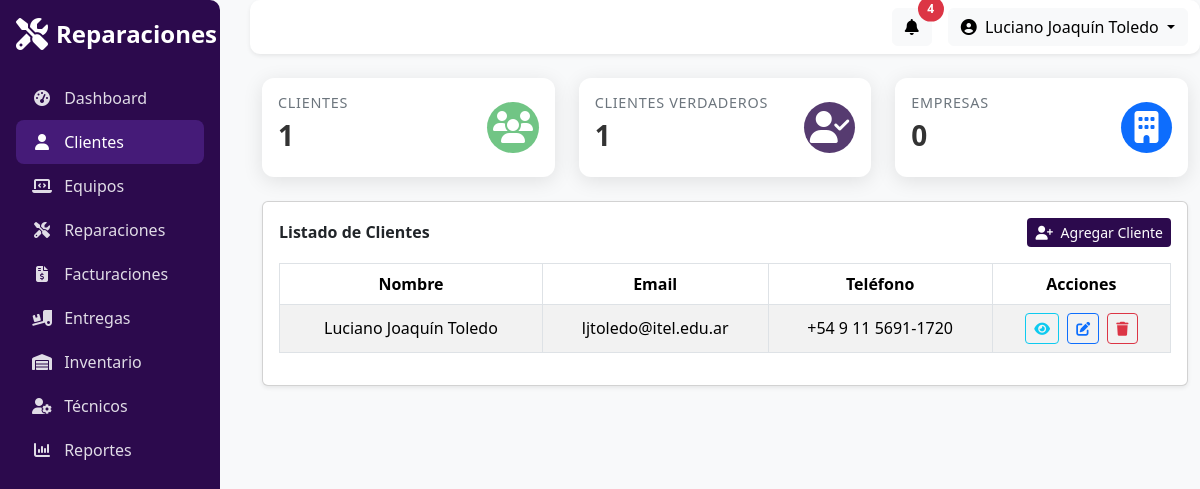
The app's page /gestion_clientes.php (signed in) with its own data.
### tables this page shows
CREATE TABLE `clientes` (
  `id` int(11) NOT NULL,
  `nombre` varchar(255) NOT NULL,
  `telefono` varchar(20) NOT NULL,
  `email` varchar(255) NOT NULL,
  `direccion` varchar(255) DEFAULT NULL,
  `dni` varchar(20) DEFAULT NULL,
  `tipo_cliente` enum('Cliente','Empresa') NOT NULL,
  `notas` text DEFAULT NULL,
  `fecha_creacion` timestamp NOT NULL DEFAULT current_timestamp()
);

### gestion_clientes.php (the view, shortened to what this page needs)
<!DOCTYPE html>
<html lang="es">
<head>
    <link href="https://cdn.jsdelivr.net/npm/bootstrap@5.3.3/dist/css/bootstrap.min.css" rel="stylesheet">
    <link href="https://cdnjs.cloudflare.com/ajax/libs/font-awesome/6.5.0/css/all.min.css" rel="stylesheet">
    <link rel="stylesheet" href="css/estilos.css">
</head>
<body>
    <div class="d-flex" id="layout-wrapper">
        <aside id="sidebar" class="sidebar d-flex flex-column p-3">
            <a href="#" class="sidebar-brand mb-4 text-decoration-none d-flex align-items-center">
                <i class="fa-solid fa-screwdriver-wrench fa-2x me-2"></i>
                <span class="fs-4 fw-bold text-white">Reparaciones</span>
            </a>
            <ul class="nav nav-pills flex-column mb-auto">
                <li class="nav-item">
                    <a href="dashboard.php" class="nav-link">
                        <i class="fa-solid fa-gauge-high me-2"></i>
                        Dashboard
                    </a>
                </li>
                <li class="nav-item">
                    <a href="./gestion_clientes.php" class="nav-link active">
                        <i class="fa-solid fa-user me-2"></i>
                        Clientes
                    </a>
                </li>
                <li class="nav-item">
                    <a href="./gestion_equipos.php" class="nav-link">
                        <i class="fa-solid fa-laptop-code me-2"></i>
                        Equipos
                    </a>
                </li>
                <li class="nav-item">
                    <a href="./gestion_reparaciones.php" class="nav-link">
                        <i class="fa-solid fa-screwdriver-wrench me-2"></i>
                        Reparaciones
                    </a>
                </li>
                <li class="nav-item">
                    <a href="./gestion_facturacion.php" class="nav-link">
                        <i class="fa-solid fa-file-invoice-dollar me-2"></i>
                        Facturaciones
                    </a>
                </li>
                <li class="nav-item">
                    <a href="./gestion_entrega.php" class="nav-link">
                        <i class="fa-solid fa-truck-ramp-box me-2"></i>
                        Entregas
                    </a>
                </li>
                <li class="nav-item">
                    <a href="./gestion_respuestos.php" class="nav-link">
                        <i class="fa-solid fa-warehouse me-2"></i>
                        Inventario
                    </a>
                </li>
                <li class="nav-item">
                    <a href="./gestion_tecnicos.php" class="nav-link">
                        <i class="fa-solid fa-user-gear me-2"></i>
                        Técnicos
                    </a>
                </li>
                <li class="nav-item">
                    <a href="./gestion_reportes.php" class="nav-link">
                        <i class="fa-solid fa-chart-column me-2"></i>
                        Reportes
                    </a>
                </li>
            </ul>
        </aside>
        <div class="flex-grow-1" style="margin-left: 250px;">
            <nav class="navbar navbar-expand-lg navbar-light bg-white shadow-sm sticky-top">
                <div class="container-fluid">
                    <div class="ms-auto d-flex align-items-center">
                        <button class="btn btn-light position-relative me-3">
                            <i class="fa-solid fa-bell"></i>
                            <span
                                class="position-absolute top-0 start-100 translate-middle badge rounded-pill bg-danger">4</span>
                        </button>
                         <div class="dropdown">
                            <a class="btn btn-light dropdown-toggle" href="#" id="userMenu" data-bs-toggle="dropdown">
                                <i class="fa-solid fa-circle-user me-1"></i>
                                <?= isset($_SESSION['usuario_nombre']) ? htmlspecialchars($_SESSION['usuario_nombre']) : 'Invitado'; ?>
                            </a>
                        </div>
                    </div>
                </div>
            </nav>
            <?php
            include("./includes/config.php");
            $total_clientes = 0;
            $total_empresas = 0;
            $total_clientes_verdaderos = 0;
            $queryContadores = "SELECT
    COUNT(*) AS total,
    SUM(tipo_cliente = 'Empresa') AS empresas,
    SUM(tipo_cliente = 'Cliente') AS verdaderos
    FROM clientes";
            $resContadores = $conn->query($queryContadores);
            if ($resContadores && $resContadores->num_rows > 0) {
                $row = $resContadores->fetch_assoc();
                $total_clientes = $row['total'];
                $total_empresas = $row['empresas'];
                $total_clientes_verdaderos = $row['verdaderos'];
            }
            ?>
            <main class="container-fluid py-4">
                <div class="row g-4">
                    <div class="col-12 col-md-6 col-lg-4">
                        <div class="card stat-card h-100">
                            <div class="card-body d-flex justify-content-between align-items-center">
                                <div>
                                    <h6 class="stat-title">Clientes</h6>
                                    <h3 class="stat-number"><?= $total_clientes ?></h3>
                                </div>
                                <div class="stat-icon bg-success-light text-white rounded-circle">
                                    <i class="fa-solid fa-users fa-2x"></i>
                                </div>
                            </div>
                        </div>
                    </div>
                    <div class="col-12 col-md-6 col-lg-4">
                        <div class="card stat-card h-100">
                            <div class="card-body d-flex justify-content-between align-items-center">
                                <div>
                                    <h6 class="stat-title">Clientes Verdaderos</h6>
                                    <h3 class="stat-number"><?= $total_clientes_verdaderos ?></h3>
                                </div>
                                <div class="stat-icon bg-violet-light text-white rounded-circle">
                                    <i class="fa-solid fa-user-check fa-2x"></i>
                                </div>
                            </div>
                        </div>
                    </div>
                    <div class="col-12 col-md-6 col-lg-4">
                        <div class="card stat-card h-100">
                            <div class="card-body d-flex justify-content-between align-items-center">
                                <div>
                                    <h6 class="stat-title">Empresas</h6>
                                    <h3 class="stat-number"><?= $total_empresas ?></h3>
                                </div>
                                <div class="stat-icon bg-info-light text-white rounded-circle">
                                    <i class="fa-solid fa-building fa-2x"></i>
                                </div>
                            </div>
                        </div>
                    </div>
                    <div class="col-12">
                        <div class="card shadow-sm">
                            <div class="card-body">
                                <div class="d-flex justify-content-between align-items-center mb-3">
                                    <h6 class="fw-semibold mb-0">Listado de Clientes</h6>
                                    <button class="btn btn-violet btn-sm" data-bs-toggle="modal"
                                        data-bs-target="#modalCliente">
                                        <i class="fa-solid fa-user-plus me-1"></i> Agregar Cliente
                                    </button>
                                </div>
                                <div class="table-responsive">
                                    <table class="table table-bordered table-striped align-middle text-center">
                                        <thead class="table-violet text-white">
                                            <tr>
                                                <th>Nombre</th>
                                                <th>Email</th>
                                                <th>Teléfono</th>
                                                <th>Acciones</th>
                                            </tr>
                                        </thead>
                                        <tbody>
                                            <?php
                                            $query = "SELECT * FROM clientes ORDER BY id DESC";
                                            $res = $conn->query($query);
                                            if ($res && $res->num_rows > 0) {
                                                while ($cliente = $res->fetch_assoc()) {
                                                    ?>
                                                    <tr>
                                                        <td><?= htmlspecialchars($cliente['nombre']) ?></td>
                                                        <td><?= htmlspecialchars($cliente['email']) ?></td>
                                                        <td><?= htmlspecialchars($cliente['telefono']) ?></td>
                                                        <td>
                                                            <button class="btn btn-sm btn-outline-info me-1"
                                                                data-bs-toggle="modal" data-bs-target="#modalVerCliente"
                                                                onclick='verCliente(<?= $cliente["id"] ?>)'>
                                                                <i class="fa-solid fa-eye"></i>
                                                            </button>
                                                            <button class="btn btn-sm btn-outline-primary me-1"
                                                                data-bs-toggle="modal" data-bs-target="#modalClienteEditar"
                                                                data-id="<?= $cliente['id'] ?>">
                                                                <i class="fa-solid fa-pen-to-square"></i>
                                                            </button>
                                                            <form method="POST" action="./includes/clientes.php"
                                                                class="d-inline" id="formEliminarCliente<?= $cliente['id'] ?>">
                                                                <button type="submit" name="eliminar_cliente"
                                                                    class="btn btn-sm btn-outline-danger">
                                                                    <i class="fa-solid fa-trash"></i>
                                                                </button>
                                                            </form>
                                                        </td>
                                                    </tr>
                                                    <?php
                                                }
                                            } else {
                                                echo '<tr><td colspan="4">No hay clientes registrados.</td></tr>';
                                            }
                                            ?>
                                        </tbody>
                                    </table>
                                </div>
                            </div>
                        </div>
                    </div>
                </div>
            </main>
        </div>
    </div>
</body>
</html>

### css/estilos.css (style rules this page uses)
:root { --violet-primary: #2c0a4d; --violet-hover: #381362; --violet-active: #451b78; --link-color: #e0dce6; }
.sidebar { background-color: var(--violet-primary); width: 220px; min-height: 100vh; position: fixed; top: 0; left: 0; border-radius: 0 10px 10px 0; transition: background-color 0.3s ease; overflow: hidden; }
.sidebar-brand i { color: #fff; }
.sidebar-brand span { color: #fff; }
.sidebar .nav-link { color: var(--link-color); padding: 10px 16px; border-radius: 8px; font-weight: 500; transition: background-color 0.3s ease, color 0.3s ease; }
.sidebar .nav-link i { width: 20px; text-align: center; }
.sidebar .nav-link.active { background-color: var(--violet-active); color: #fff; }
body { font-family: 'Segoe UI', sans-serif; background-color: #f8f9fa; }
.navbar { border-radius: 10px; box-shadow: 0px 4px 10px rgba(0,0,0,0.1); }
.btn-light { transition: background-color 0.3s ease, color 0.3s ease; }
.position-relative .badge { font-size: 0.75rem; padding: 0.4rem 0.6rem; }
.stat-card { border: none; border-radius: 12px; box-shadow: 0 4px 20px rgba(0,0,0,0.1); transition: transform 0.2s ease, box-shadow 0.2s ease; }
.stat-title { font-size: 0.9rem; color: #6c757d; text-transform: uppercase; letter-spacing: .05em; }
.stat-number { font-size: 1.75rem; font-weight: 700; color: #333; }
.stat-icon { width: 3.2rem; height: 3.2rem; display: flex; align-items: center; justify-content: center; }
.bg-violet-light { background-color: #2c0a4d !important; }
.bg-success-light { background-color: rgb(40, 167, 70) !important; }
:root { --violet-light: rgba(44, 10, 77, 0.8); --violet-dark: #2c0a4d; }
.bg-info-light { background-color: rgb(13, 109, 253) !important; }
.bg-violet-light { background-color: var(--violet-light) !important; }
.bg-success-light { background-color: rgba(40,167,69,0.2) !important; }
.btn-violet { background-color: var(--violet-dark); color: white; border: none; transition: 0.3s ease; }
.stat-card { border-radius: 12px; box-shadow: 0 4px 20px rgba(0, 0, 0, 0.1); border: none; transition: all 0.3s ease; }
.stat-title { font-size: 0.9rem; text-transform: uppercase; color: #6c757d; letter-spacing: 0.05em; }
.bg-success-light { background-color: rgb(4, 121, 0) !important; }
.btn-violet { background-color: #2c0a4d; color: white; font-weight: 500; transition: 0.3s ease; }
.table-violet { background-color: #2c0a4d; }
.table-violet { background-color: var(--violet-dark); }
.bg-success-light { background-color: rgba(40, 167, 70, 0.658) !important; }
.btn-violet { background-color: var(--violet-dark); color: white; transition: background-color 0.3s ease; }

### records on screen
clientes: nombre "Luciano Joaquín Toledo", email "ljtoledo@itel.edu.ar", telefono "+54 9 11 5691-1720"

### other values on screen
$_SESSION['usuario_nombre'] "Luciano Joaquín Toledo"
$total_clientes "1"
$total_clientes_verdaderos "1"
$total_empresas "0"
